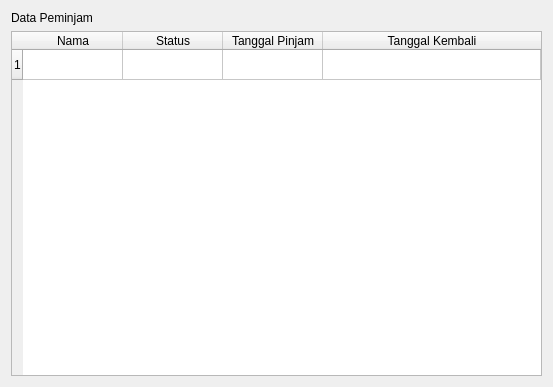
<?xml version="1.0" encoding="UTF-8"?>
<ui version="4.0">
 <class>Frame</class>
 <widget class="QFrame" name="Frame">
  <property name="geometry">
   <rect>
    <x>0</x>
    <y>0</y>
    <width>553</width>
    <height>387</height>
   </rect>
  </property>
  <property name="windowTitle">
   <string>Frame</string>
  </property>
  <layout class="QGridLayout" name="gridLayout">
   <item row="0" column="0">
    <widget class="QLabel" name="TitleList">
     <property name="text">
      <string>Data Peminjam</string>
     </property>
    </widget>
   </item>
   <item row="1" column="0">
    <widget class="QTableWidget" name="BorroweredItem">
     <attribute name="horizontalHeaderStretchLastSection">
      <bool>true</bool>
     </attribute>
     <row/>
     <column>
      <property name="text">
       <string>Nama</string>
      </property>
     </column>
     <column>
      <property name="text">
       <string>Status</string>
      </property>
     </column>
     <column>
      <property name="text">
       <string>Tanggal Pinjam</string>
      </property>
     </column>
     <column>
      <property name="text">
       <string>Tanggal Kembali</string>
      </property>
     </column>
    </widget>
   </item>
  </layout>
 </widget>
 <resources/>
 <connections/>
</ui>
